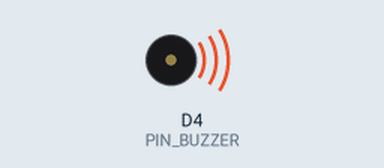
Bench run of a sketch on a simulated nRF52 board. Shown: buzzer (waves = sounding). What the sketch prints to the serial monitor is not drawn.

Above: at 3.8 s.
At 9.97 s:
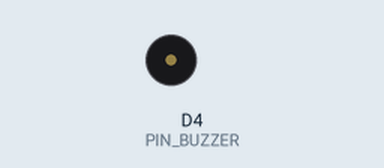
Timing chart, 0 to 14.2 s (numbered marks = the images above):
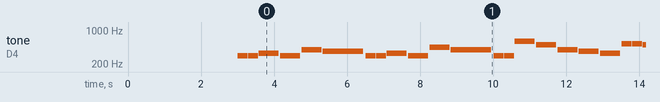

The sketch:

ToneHappyBirthday.ino
```cpp
// (licence header left out)
#include <Arduino.h>

#ifdef USE_TINYUSB
// For Serial when selecting TinyUSB.  Can't include in the core because Arduino IDE
// will not link in libraries called from the core.  Instead, add the header to all
// the standard libraries in the hope it will still catch some user cases where they
// use these libraries.
// See https://github.com/earlephilhower/arduino-pico/issues/167#issuecomment-848622174
#include <Adafruit_TinyUSB.h>
#endif

// pin_buzzer should be defined by the supported variant e.g CPlay Bluefruit or CLUE.
// Otherwise please define the pin you would like to use for tone output
#ifndef PIN_BUZZER
#define PIN_BUZZER    4
#endif

uint8_t const pin_buzzer = PIN_BUZZER;

// A few music note frequencies as defined in this tone example:
//   https://www.arduino.cc/en/Tutorial/toneMelody
#define NOTE_C4  262
#define NOTE_CS4 277
#define NOTE_D4  294
#define NOTE_DS4 311
#define NOTE_E4  330
#define NOTE_F4  349
#define NOTE_FS4 370
#define NOTE_G4  392
#define NOTE_GS4 415
#define NOTE_A4  440
#define NOTE_AS4 466
#define NOTE_B4  494
#define NOTE_C5  523
#define NOTE_CS5 554
#define NOTE_D5  587
#define NOTE_DS5 622
#define NOTE_E5  659
#define NOTE_F5  698
#define NOTE_FS5 740
#define NOTE_G5  784
#define NOTE_GS5 831
#define NOTE_A5  880
#define NOTE_AS5 932
#define NOTE_B5  988

// Define note durations.  You only need to adjust the whole note
// time and other notes will be subdivided from it directly.
#define WHOLE         2200       // Length of time in milliseconds of a whole note (i.e. a full bar).
#define HALF          WHOLE/2
#define QUARTER       HALF/2
#define EIGHTH        QUARTER/2
#define EIGHTH_TRIPLE QUARTER/3
#define SIXTEENTH     EIGHTH/2

// Play a note of the specified frequency and for the specified duration.
// Hold is an optional bool that specifies if this note should be held a
// little longer, i.e. for eighth notes that are tied together.
// While waiting for a note to play the waitBreath delay function is used
// so breath detection and pixel animation continues to run.  No tones
// will play if the slide switch is in the -/off position or all the
// candles have been blown out.
void playNote(int frequency, int duration, bool hold = false, bool measure = true) {
  (void) measure;

  if (hold) {
    // For a note that's held play it a little longer than the specified duration
    // so it blends into the next tone (but there's still a small delay to
    // hear the next note).
    tone(pin_buzzer, frequency, duration + duration / 32);
  } else {
    // For a note that isn't held just play it for the specified duration.
    tone(pin_buzzer, frequency, duration);
  }

  delay(duration + duration / 16);
}

// Song to play when the candles are blown out.
void celebrateSong() {
  // Play a little charge melody, from:
  //  https://en.wikipedia.org/wiki/Charge_(fanfare)
  // Note the explicit boolean parameters in particular the measure=false
  // at the end.  This means the notes will play without any breath measurement
  // logic.  Without this false value playNote will try to keep waiting for candles
  // to blow out during the celebration song!
  playNote(NOTE_G4, EIGHTH_TRIPLE, true, false);
  playNote(NOTE_C5, EIGHTH_TRIPLE, true, false);
  playNote(NOTE_E5, EIGHTH_TRIPLE, false, false);
  playNote(NOTE_G5, EIGHTH, true, false);
  playNote(NOTE_E5, SIXTEENTH, false);
  playNote(NOTE_G5, HALF, false);
}

void setup() {
  // Initialize serial output and Circuit Playground library.
  Serial.begin(115200);
  delay(3000);
  Serial.println("Starting...");

  pinMode(pin_buzzer, OUTPUT);
  digitalWrite(pin_buzzer, LOW);
}

void loop() {
  // Play happy birthday tune, from:
  //  http://www.irish-folk-songs.com/happy-birthday-tin-whistle-sheet-music.html#.WXFJMtPytBw
  // Inside each playNote call it will play a note and drive the NeoPixel animation
  // and check for a breath against the sound sensor.  Once all the candles are blown out
  // the playNote calls will stop playing music.
  playNote(NOTE_D4, EIGHTH, true);
  playNote(NOTE_D4, EIGHTH);
  playNote(NOTE_E4, QUARTER);       // Bar 1
  playNote(NOTE_D4, QUARTER);
  playNote(NOTE_G4, QUARTER);
  playNote(NOTE_FS4, HALF);         // Bar 2
  playNote(NOTE_D4, EIGHTH, true);
  playNote(NOTE_D4, EIGHTH);
  playNote(NOTE_E4, QUARTER);       // Bar 3
  playNote(NOTE_D4, QUARTER);
  playNote(NOTE_A4, QUARTER);
  playNote(NOTE_G4, HALF);          // Bar 4
  playNote(NOTE_D4, EIGHTH, true);
  playNote(NOTE_D4, EIGHTH);
  playNote(NOTE_D5, QUARTER);       // Bar 5
  playNote(NOTE_B4, QUARTER);
  playNote(NOTE_G4, QUARTER);
  playNote(NOTE_FS4, QUARTER);      // Bar 6
  playNote(NOTE_E4, QUARTER);
  playNote(NOTE_C5, EIGHTH, true);
  playNote(NOTE_C5, EIGHTH);
  playNote(NOTE_B4, QUARTER);       // Bar 7
  playNote(NOTE_G4, QUARTER);
  playNote(NOTE_A4, QUARTER);
  playNote(NOTE_G4, HALF);          // Bar 8

  celebrateSong();

  // One second pause before repeating the loop and playing
  delay(1000);
}
```

Measured:
- by itself, tone on D4 (PIN_BUZZER): plays 294 Hz for 0.28 s, 294 Hz for 0.28 s, 330 Hz for 0.55 s, 294 Hz for 0.55 s, 392 Hz for 0.55 s, 370 Hz for 1.1 s … (229 notes in this stretch)
